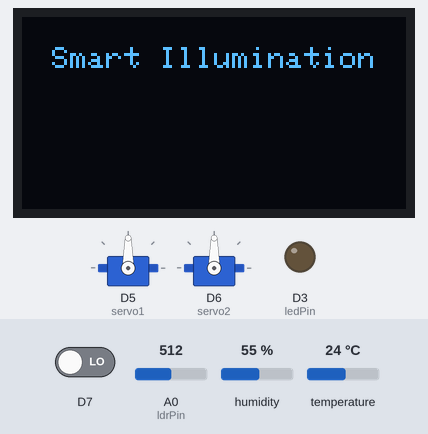
The sketch below on a simulated ESP8266 (NodeMCU). On the bench: 2 × servo, 128×64 one-colour display, output pins drawn as LEDs (lit = HIGH). Inputs (shaded band) come from the test bench; at power-on: A0 (ldrPin) = 512, temperature 24 °C, D7 LOW, humidity 55 %. WiFi joins after 1.5 s; servers stay silent unless stated; no MQTT or app messages arrive unless stated; what the sketch prints to the serial monitor is not drawn.

Above: at 2.0 s.
At 6.1 s:
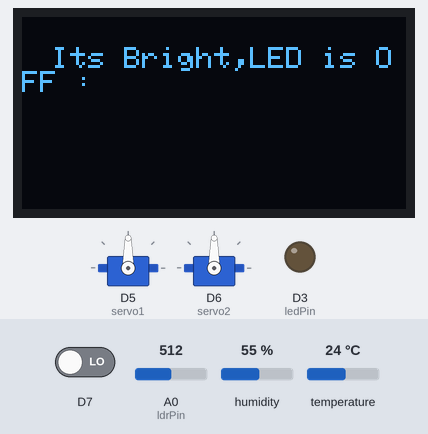
6.2 s: A0 (ldrPin) set to 986
19.7 s: A0 (ldrPin) set to 1011
At 30.6 s:
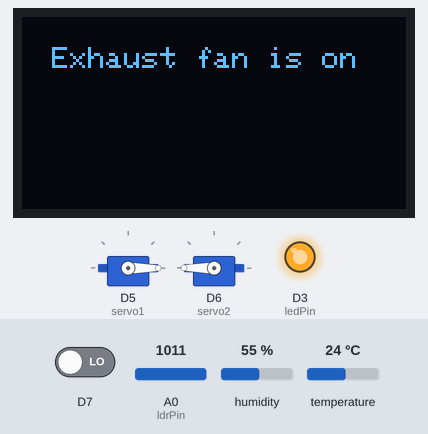
31.4 s: temperature set to 26 °C
At 44.6 s:
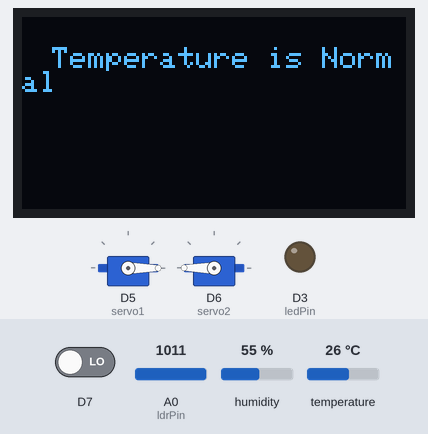
45.4 s: D7 driven HIGH
At 49.28 s:
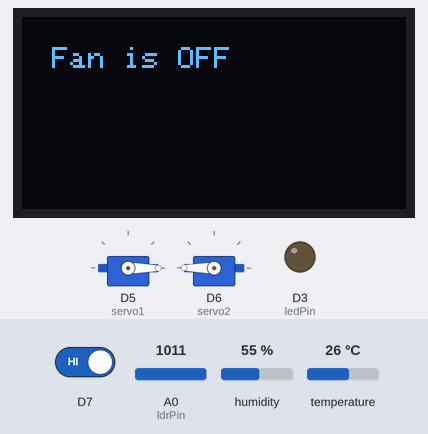
53.3 s: temperature set to 34 °C
59.1 s: temperature set to 37 °C
At 60.07 s:
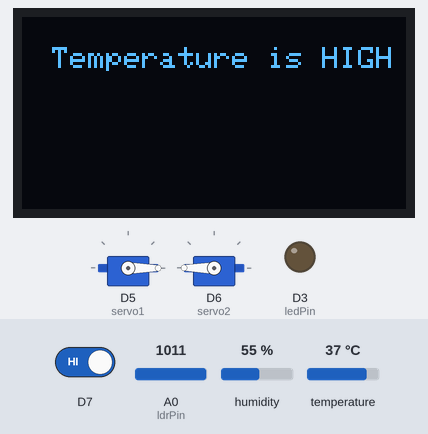
Timing chart, 0 to 62.1 s (numbered marks = the images above; inputs shaded):
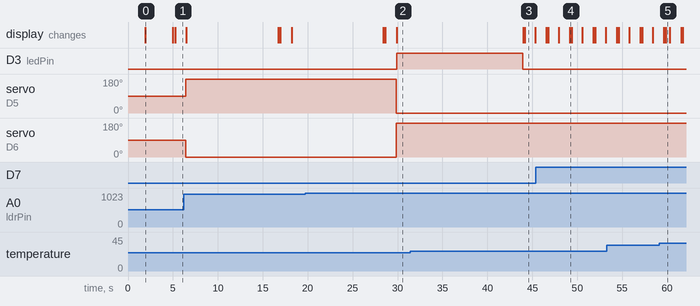

Measured:
- the behaviour switches between 1000 and 1001 on A0 (ldrPin) (found by bisection; images 1 and 2)
- the behaviour switches between 24 and 25 °C on temperature (found by bisection; images 2 and 3)
- the behaviour switches between 35 and 36 °C on temperature (found by bisection; images 4 and 5)
- after the input at 19.7 s, D3 (ledPin): LOW → HIGH after 10.2 s; servo on D5 (servo1): 180° → 0° after 10.2 s; servo on D6 (servo2): 0° → 180° after 10.2 s; the display: first differs from a run without the input after 9.0 s (image 2 shows a later state)
- after the input at 31.4 s, the display: first differs from a run without the input after 12.8 s (image 3)
- after the input at 45.4 s, the display: first differs from a run without the input after 3.8 s (image 4)
- after the input at 59.1 s, the display: first differs from a run without the input after 0.75 s (image 5)

The sketch:

hackathon_samp.ino
```cpp
 #include <ESP8266WiFi.h>
#include <PubSubClient.h>
#include <Wire.h>
#include <Time.h>
#include <TimeLib.h>
#include <Servo.h>
#include <BlynkSimpleEsp8266.h>
#define BLYNK_PRINT Serial
#include <SimpleTimer.h>
SimpleTimer timmer;
#include "DHT.h"
#define ldrPin A0
#define ledPin D3
#include <Adafruit_SSD1306.h>
#include <Adafruit_GFX.h>
#define SSD1306_LCDHEIGHT 64
#define OLED_ADDR   0x3C
Adafruit_SSD1306 display(-1);
#if (SSD1306_LCDHEIGHT != 64)
#error("Height incorrect, please fix Adafruit_SSD1306.h!");
#endif
int timer;
Servo servo1;
Servo servo2;//defining the name usage as servo itself
int lopper;
int fanled=D8;
int bal;
#define  DHTPIN D0
#define DHTTYPE DHT11
DHT dht(DHTPIN, DHTTYPE);
//String command;


char auth[] = "d02da247a04b4f1eb9aae9366e3d7412";
const char* ssid = "kevin";
const char* password = "12345678i";
char pass[] = "12345678i";


#define ORG "gawt0d"
#define DEVICE_TYPE "praneetha"
#define DEVICE_ID "1843"
#define TOKEN "123456789"
String command;


char server[] = ORG ".messaging.internetofthings.ibmcloud.com";
char pubtopic[] = "iot-2/evt/poultry/fmt/json";
char topic[] = "iot-2/cmd/poultry/fmt/String";
char authMethod[] = "use-token-auth";
char token[] = TOKEN;
char clientId[] = "d:" ORG ":" DEVICE_TYPE ":" DEVICE_ID;


WiFiClient wifiClient;
void callback(char* topic, byte* payload, unsigned int payloadLength);
PubSubClient client(server, 1883, callback, wifiClient);

float h;


void setup()
{

 wifiConnect();
  mqttConnect();

 Blynk.begin(auth, ssid, pass);

    dht.begin();
  timer=0;
Serial.begin(9600); //sets serial port for communication
pinMode(ldrPin, INPUT);
pinMode(ledPin, OUTPUT);
servo1.attach(D5);
servo2.attach(D6);

int templdr = analogRead(ldrPin);
lopper=1;


display.begin(SSD1306_SWITCHCAPVCC, OLED_ADDR);
  display.clearDisplay();
  display.setTextSize(1);
  display.setTextColor(WHITE);
  display.setCursor(10,10);
  display.print("Smart Illumination");
  Serial.println("Smart Illumination");
  display.display();
   delay(3000);

}
void loop()
{


   Blynk.run();
  timmer.run();


int gassensor = digitalRead(D7);
  //float h = gassensor;
  //Serial.print("Pin D7: ");
  //Serial.println(gassensor);
int ldrStatus = analogRead(ldrPin);
int i,k;
float t = dht.readTemperature();
//if(lopper==1)
//{
if(t>35)
  {
   display.begin(SSD1306_SWITCHCAPVCC, OLED_ADDR);
   display.clearDisplay();
   display.setTextSize(1);
   display.setTextColor(WHITE);
   display.setCursor(10,10);
   display.print("Temperature is HIGH");
   display.display();
      char q[]=("Temperature is High");
 Blynk.virtualWrite(V7, q);
    delay(100);
   Serial.println("Temperature is HIGH");
   //digitalWrite(temp_led, HIGH); //Red
   delay(200);
   //   char i[]=("Temperature is High");
 //Blynk.virtualWrite(V5, i);
      delay(100);
  }
else if(t<25)
  {
   display.begin(SSD1306_SWITCHCAPVCC, OLED_ADDR);
   display.clearDisplay();
   display.setTextSize(1);
   display.setTextColor(WHITE);
   display.setCursor(10,10);
   display.print("Temperature is LOW");
   display.display();
   char q[]=("Temperature is LOW");
 Blynk.virtualWrite(V7, q);
    delay(100);
   Serial.println("Temperature is LOW");
     // char h[]=("Temperature is Low");
// Blynk.virtualWrite(V5, h);
      delay(100);
  }
else
{
//  digitalWrite(temp_led,  LOW);
    // char j[]=("Temperature is Normal");
    display.begin(SSD1306_SWITCHCAPVCC, OLED_ADDR);
   display.clearDisplay();
   display.setTextSize(1);
   display.setTextColor(WHITE);
   display.setCursor(10,10);
   display.print("Temperature is Normal");
   display.display();
   char q[]=("Temperature is Normal");
 Blynk.virtualWrite(V7, q);
     delay(100);
     Serial.println("Temperature is Normal");
 //Blynk.virtualWrite(V5, j);
      delay(1000);
}


if (ldrStatus <= 1000)
{                              //its bright

digitalWrite(ledPin, LOW);

display.begin(SSD1306_SWITCHCAPVCC, OLED_ADDR);
   display.clearDisplay();
   display.setTextSize(1);
   display.setTextColor(WHITE);
   display.setCursor(10,10);
   display.print("Its Bright,LED is OFF : ");
   display.display();
   char w[]=("Its Bright,LED is OFF");
 Blynk.virtualWrite(V5, w);
   delay(1000);
   display.clearDisplay();
   display.setTextSize(1);
   display.setTextColor(WHITE);
     display.setCursor(10,10);
     display.print("Door is Opening");
      char e[]=("Door is Opening");
 Blynk.virtualWrite(V4, e);


Serial.println("Its Bright,Turn off the LED : ");
delay(100);
Serial.println("Door is Opening");
Serial.println(ldrStatus);
delay(100);
servo1.write(180);
servo2.write(0);
if (gassensor==0)
  {
   display.begin(SSD1306_SWITCHCAPVCC, OLED_ADDR);
   display.clearDisplay();
   digitalWrite(fanled,HIGH);
   display.setTextSize(1);
   display.setTextColor(WHITE);
   display.setCursor(10,10);
   display.print("Fan is ON");
   display.display();
   Serial.println("Fan is ON");
         char r[]=("Fan is ON");
 Blynk.virtualWrite(V6, r);
//Shows the value of LDR sensor

}
else
  {
     display.begin(SSD1306_SWITCHCAPVCC, OLED_ADDR);
   display.clearDisplay();
   digitalWrite(fanled,LOW);
   display.setTextSize(1);
   display.setTextColor(WHITE);
   display.setCursor(10,10);
   display.print("Fan is OFF");
   display.display();
   Serial.println("Fan is OFF");
   Serial.println(gassensor);
          char r[]=("Fan is OFF");
 Blynk.virtualWrite(V6, r);
   lopper=1;

    }
delay(10000);
timer=timer+1;

h=timer;
//Serial.println(ldrStatus);    //Shows the value of LDR sensor

}
else if(ldrStatus > 1000)
{                              //its dark
  Serial.println("Finished");
//   elapsed=finished-start;
  // Serial.print(elapsed);
//digitalWrite(ledPin, HIGH); //led light illumination


display.begin(SSD1306_SWITCHCAPVCC, OLED_ADDR);
   display.clearDisplay();
   display.setTextSize(1);
   display.setTextColor(WHITE);
   display.setCursor(10,10);
   display.print("Its Dark,LED is on : ");
   display.display();
     char w[]=("Its Bright,LED is Off");
 Blynk.virtualWrite(V5, w);
   delay(1000);
   display.clearDisplay();
   display.setTextSize(1);
   display.setTextColor(WHITE);
     display.setCursor(10,10);
     display.print("Door is closing");
           char e[]=("Door is closing");
 Blynk.virtualWrite(V4, e);


Serial.println("Its Dark,LED is ON: ");
delay(100);
Serial.println("Door is Closing");
delay(100);
servo1.write(0);
servo2.write(180);
Serial.print("Total Daylight Time : ");
Serial.print(timer);
         int z=timer;
 Blynk.virtualWrite(V2, z);
Serial.println("Hours");

Serial.print("ldrStatus:       ");

Serial.println(ldrStatus);
if(lopper==1)
{
   display.begin(SSD1306_SWITCHCAPVCC, OLED_ADDR);
   display.clearDisplay();
   digitalWrite(fanled,HIGH);
   display.setTextSize(1);
   display.setTextColor(WHITE);
   display.setCursor(10,10);
   display.print("Exhaust fan is on");
   display.display();
   Serial.println("Exhaust fan is on");


if(timer<16)
{
  k=timer;
  bal=(16-k);
           int p=bal;
 Blynk.virtualWrite(V3,p);

  for(i=0;i<bal;i++)
  {
    digitalWrite(ledPin, HIGH);
    delay(1000);
  }
   digitalWrite(ledPin,LOW);
}
}


lopper=0;
 if (gassensor==0)
  {
   display.begin(SSD1306_SWITCHCAPVCC, OLED_ADDR);
   display.clearDisplay();
   digitalWrite(fanled,HIGH);
   display.setTextSize(1);
   display.setTextColor(WHITE);
   display.setCursor(10,10);
   display.print("Fan is ON");
   display.display();
   Serial.println("Fan is ON");
         char r[]=("Fan is ON");
 Blynk.virtualWrite(V6, r);
//Shows the value of LDR sensor

}
else
  {
     display.begin(SSD1306_SWITCHCAPVCC, OLED_ADDR);
   display.clearDisplay();
   digitalWrite(fanled,LOW);
   display.setTextSize(1);
   display.setTextColor(WHITE);
   display.setCursor(10,10);
   display.print("Fan is OFF");
   display.display();
   Serial.println("Fan is OFF");
   Serial.println(gassensor);
         char r[]=("Fan is OFF");
 Blynk.virtualWrite(V6, r);

    }
}


 if(!client.loop()) {
    mqttConnect();
  }
  PublishData(t,h);
delay(100);
}


void wifiConnect() {
  Serial.print("Connecting to "); Serial.print(ssid);
  WiFi.begin(ssid, password);
  while (WiFi.status() != WL_CONNECTED) {
    delay(500);
    Serial.print(".");
  }
  Serial.print("nWiFi connected, IP address: "); Serial.println(WiFi.localIP());
}

void mqttConnect() {
  if (!client.connected()) {
    Serial.print("Reconnecting MQTT client to "); Serial.println(server);
    while (!client.connect(clientId, authMethod, token)) {
      Serial.print(".");
      delay(500);
    }
    initManagedDevice();
    Serial.println();
  }
}
void initManagedDevice() {
  if (client.subscribe(topic)) {
    Serial.println("subscribe to cmd OK");
  } else {
    Serial.println("subscribe to cmd FAILED");
  }
}

void callback(char* topic, byte* payload, unsigned int payloadLength) {
  Serial.print("callback invoked for topic: "); Serial.println(topic);

  for (int i = 0; i < payloadLength; i++) {
    //Serial.println((char)payload[i]);
    command += (char)payload[i];
  }

command ="";
}
void PublishData(float t,int h){
 if (!!!client.connected()) {
 Serial.print("Reconnecting client to ");
 Serial.println(server);
 while (!!!client.connect(clientId, authMethod, token)) {
 Serial.print(".");
 delay(500);
 }
 Serial.println();
 }
  String payload = "{\"d\":{\"temperature\":";
  payload += t;
  payload+="," "\"daylight\":";
  payload += h;
  payload += "}}";
 Serial.print("Sending payload: ");
 Serial.println(payload);

 if (client.publish(pubtopic, (char*) payload.c_str())) {
 Serial.println("Publish ok");
 } else {
 Serial.println("Publish failed");
 }
}
```
